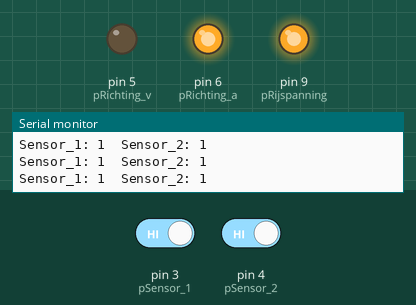
This sketch was run on a simulated Arduino Uno, built with avr-gcc and run on an emulated ATmega328P. On the bench: output pins drawn as LEDs (lit = HIGH), the last lines printed to the serial monitor. Inputs (shaded band) come from the test bench; at power-on: pin 3 (pSensor_1) HIGH, pin 4 (pSensor_2) HIGH.

Above: at 5.4 s.
5.5 s: pin 3 (pSensor_1) driven LOW
At 6.28 s:
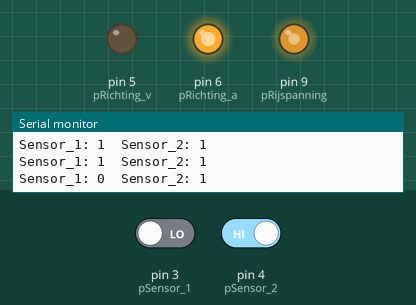
At 9.1 s:
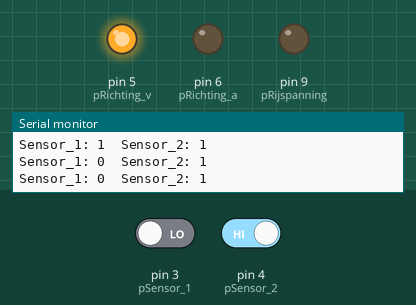
11.5 s: pin 4 (pSensor_2) driven LOW
At 15.9 s:
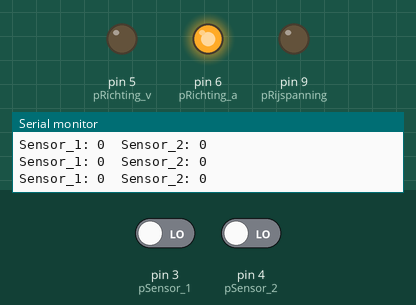
Timing chart, 0 to 20.5 s (numbered marks = the images above; inputs shaded):
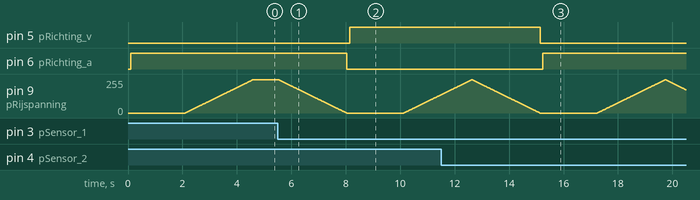

Measured:
- after the input at 5.5 s, pin 5 (pRichting_v): LOW → HIGH after 2.6 s; pin 6 (pRichting_a): HIGH → LOW after 2.5 s
- after the input at 11.5 s, pin 5 (pRichting_v): HIGH → LOW after 3.6 s; pin 6 (pRichting_a): LOW → HIGH after 3.7 s

The sketch:

pendelautomaat_vb.ino
```cpp
/*Pendeldemo
 *
 * Pendelen tussen 2 stations waarbij binnen 2,5 s geremd wordt op een trigger van één van de sensoren. Na 2 seconden wordt er weer binnen 2,5s opgetrokken, om het proces te herhalen.
 */
int pSensor_1 = 3;                              //sensor bij station A
int pSensor_2 = 4;                              //sensor bij station B
int pRichting_v = 5;                            //Vooruit rijden A->B, naar IN1 op L298
int pRichting_a = 6;                            //Achteruit rijden B->A, naar IN2 op L298
int pRijspanning = 9;                           //PWM-pin naar ENA op L298
bool bRichting = false;                          //Rijrichting, true = vooruit
int iRijSpanning = 0;                           //Waarde tussen 0 (0V) en 255 (5V)

enum States{
  stWachtenStation,
  stAanzetten,
  stRijden,
  stAfremmen
};

enum States states = stWachtenStation;

void setup() {
  // put your setup code here, to run once:
  pinMode(pSensor_1, INPUT);
  pinMode(pSensor_2, INPUT);
  pinMode(pRichting_v, OUTPUT);
  pinMode(pRichting_a, OUTPUT);
  pinMode(pRijspanning, OUTPUT);
   Serial.begin(9600);


}

void loop() {
  // put your main code here, to run repeatedly:
  Serial.print("Sensor_1: ");
  Serial.print(digitalRead(pSensor_1));
  Serial.print('\t');
  Serial.print("Sensor_2: ");
  Serial.print(digitalRead(pSensor_2));
  Serial.print('\n');
  switch (states)
  {
    case stWachtenStation:                          //Wachten op station

      setDirection(bRichting);                      //Richting naar pinnen wegschrijven
      delay(2000);                                  //wacht 2 seconden
      states = stAanzetten;
    break;

    case stAanzetten:                               //Optrekken van 0 naar 250 in stapjes met 10 ms tussenpozen
      for(int i = 0; i < 250; i++)
      {
        iRijSpanning++;
        analogWrite(pRijspanning, iRijSpanning);    //Huidige rijstap naar PWM-pin wegschrijven
        delay(10);
      }
      states = stRijden;
    break;

    case stRijden:
      if (bRichting == true)                        //Vooruit, dus van A naar B
      {
        if (!digitalRead(pSensor_2))                 //Wacht totdat je de sensor bij station B ziet
        {
          states = stAfremmen;
          bRichting = false;                   //Richting veranderen
        }
      }
      else                                           //Achteruit, dus van B naar A
      {
        if (!digitalRead(pSensor_1))                  //Wacht totdat je de sensor bij station A ziet
        {
          states = stAfremmen;
          bRichting = true;                    //Richting veranderen
        }
      }
    break;

    case stAfremmen:
       for(int i = 0; i < 250; i++)
       {
         iRijSpanning--;                               //Van 250 naar 0 in stapjes met 10 ms tussenpozen
         analogWrite(pRijspanning, iRijSpanning);      //Huidige rijstap naar PWM-pin wegschrijven
         delay(10);
       }
       states = stWachtenStation;
    break;
  }
}

void setDirection(bool richting){
  digitalWrite(pRichting_v, LOW);                       //Dode tijd (om kortsluiting in H-brug te vermijden)
  digitalWrite(pRichting_a, LOW);
  delay(100);
  if (richting == true)                                 //Vooruit
  {
    digitalWrite(pRichting_v, HIGH);
    digitalWrite(pRichting_a, LOW);
  }
  else                                                  //Achteruit
  {
    digitalWrite(pRichting_v, LOW);
    digitalWrite(pRichting_a, HIGH);
  }
}
```
